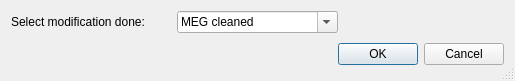
<?xml version="1.0" encoding="UTF-8"?>
<ui version="4.0">
 <class>Aw4DNIExporDialogUi</class>
 <widget class="QDialog" name="Aw4DNIExporDialogUi">
  <property name="windowModality">
   <enum>Qt::WindowModal</enum>
  </property>
  <property name="geometry">
   <rect>
    <x>0</x>
    <y>0</y>
    <width>515</width>
    <height>77</height>
   </rect>
  </property>
  <property name="windowTitle">
   <string>Select modifications on BIDS file</string>
  </property>
  <property name="windowIcon">
   <iconset resource="../../../../resources/AnyWave.qrc">
    <normaloff>:/images/AnyWave_icon.png</normaloff>:/images/AnyWave_icon.png</iconset>
  </property>
  <property name="sizeGripEnabled">
   <bool>true</bool>
  </property>
  <property name="modal">
   <bool>true</bool>
  </property>
  <layout class="QGridLayout" name="gridLayout">
   <item row="0" column="1">
    <widget class="QComboBox" name="comboBox">
     <property name="sizePolicy">
      <sizepolicy hsizetype="Expanding" vsizetype="Fixed">
       <horstretch>0</horstretch>
       <verstretch>0</verstretch>
      </sizepolicy>
     </property>
     <property name="editable">
      <bool>true</bool>
     </property>
     <item>
      <property name="text">
       <string>MEG cleaned</string>
      </property>
     </item>
     <item>
      <property name="text">
       <string>full cleaned</string>
      </property>
     </item>
    </widget>
   </item>
   <item row="0" column="0">
    <widget class="QLabel" name="label">
     <property name="sizePolicy">
      <sizepolicy hsizetype="Expanding" vsizetype="Preferred">
       <horstretch>0</horstretch>
       <verstretch>0</verstretch>
      </sizepolicy>
     </property>
     <property name="text">
      <string>Select modification done:</string>
     </property>
    </widget>
   </item>
   <item row="0" column="2">
    <spacer name="horizontalSpacer">
     <property name="orientation">
      <enum>Qt::Horizontal</enum>
     </property>
     <property name="sizeHint" stdset="0">
      <size>
       <width>40</width>
       <height>20</height>
      </size>
     </property>
    </spacer>
   </item>
   <item row="1" column="0" colspan="3">
    <layout class="QHBoxLayout">
     <property name="spacing">
      <number>6</number>
     </property>
     <property name="leftMargin">
      <number>0</number>
     </property>
     <property name="topMargin">
      <number>0</number>
     </property>
     <property name="rightMargin">
      <number>0</number>
     </property>
     <property name="bottomMargin">
      <number>0</number>
     </property>
     <item>
      <spacer>
       <property name="orientation">
        <enum>Qt::Horizontal</enum>
       </property>
       <property name="sizeHint" stdset="0">
        <size>
         <width>131</width>
         <height>31</height>
        </size>
       </property>
      </spacer>
     </item>
     <item>
      <widget class="QPushButton" name="okButton">
       <property name="text">
        <string>OK</string>
       </property>
      </widget>
     </item>
     <item>
      <widget class="QPushButton" name="cancelButton">
       <property name="text">
        <string>Cancel</string>
       </property>
      </widget>
     </item>
    </layout>
   </item>
  </layout>
 </widget>
 <resources>
  <include location="../../../../resources/AnyWave.qrc"/>
 </resources>
 <connections>
  <connection>
   <sender>okButton</sender>
   <signal>clicked()</signal>
   <receiver>Aw4DNIExporDialogUi</receiver>
   <slot>accept()</slot>
   <hints>
    <hint type="sourcelabel">
     <x>278</x>
     <y>253</y>
    </hint>
    <hint type="destinationlabel">
     <x>96</x>
     <y>254</y>
    </hint>
   </hints>
  </connection>
  <connection>
   <sender>cancelButton</sender>
   <signal>clicked()</signal>
   <receiver>Aw4DNIExporDialogUi</receiver>
   <slot>reject()</slot>
   <hints>
    <hint type="sourcelabel">
     <x>369</x>
     <y>253</y>
    </hint>
    <hint type="destinationlabel">
     <x>179</x>
     <y>282</y>
    </hint>
   </hints>
  </connection>
 </connections>
</ui>
